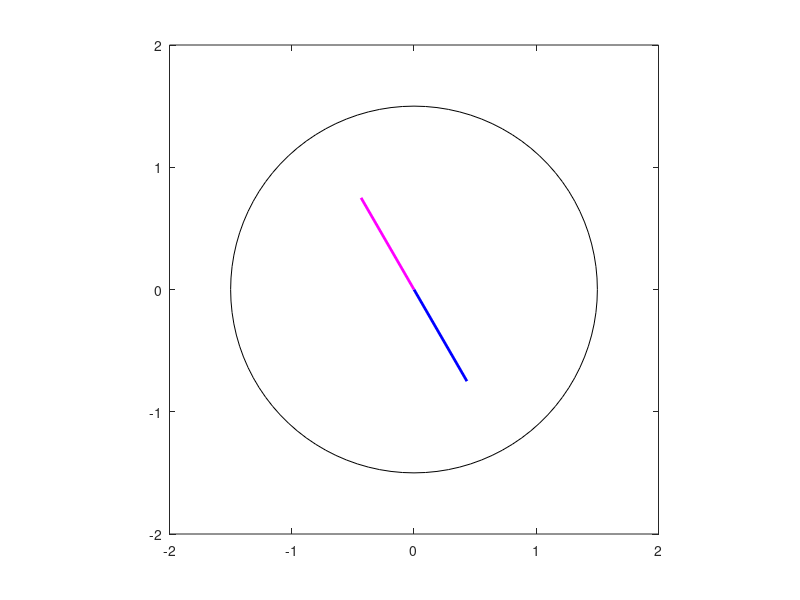

Reproduce this figure in MATLAB.
% M-file to calculate the net magnetic field produced by a three-phase stator.

% Set up te basic conditions
bmax =  1;     % Normalize bmax to 1
freq = 60;     % 60 Hz
w = 2*pi*freq; % angular velocity (rad/s)

% Frist , generate the three component magnetic fields
t = 0:1/6000:1/60;
Baa = sin(w*t) * (cos(0) + j*sin(0));
Bbb = sin(w*t - 2*pi/3) * (cos(2*pi/3) + j*sin(2*pi/3));
Bcc = sin(w*t + 2*pi/3) * (cos(2*pi/3) + j*sin(2*pi/3));

% Calculate Bnet
Bnet = Baa + Bbb + Bcc;

% Calculate a circle representing the expected maximum value of Bnet
circle = 1.5 * (cos(w*t) + j*sin(w*t));

% Plot the magnitude and directhion of the resulting magnetic field.
% Note that Baa is black, Bbb is blue, Bcc is magenta, and Bnet is red.
for ii = 1:length(t)
  % Plot the reference circle
  plot(circle, 'k');
  hold on;

  % lot the four magnetic fields
   plot([0 real(Baa(ii))], [0 imag(Baa(ii))], 'k', 'LineWidth',2);
   plot([0 real(Bbb(ii))], [0 imag(Bbb(ii))], 'b', 'LineWidth',2);
   plot([0 real(Bcc(ii))], [0 imag(Bcc(ii))], 'm', 'LineWidth',2);
   plot([0 real(Bnet(ii))], [0 imag(Bnet(ii))], 'r', 'LineWidth',3);
   axis square;
   axis([-2 2 -2 2]);
   drawnow;
   hold off;
 end
